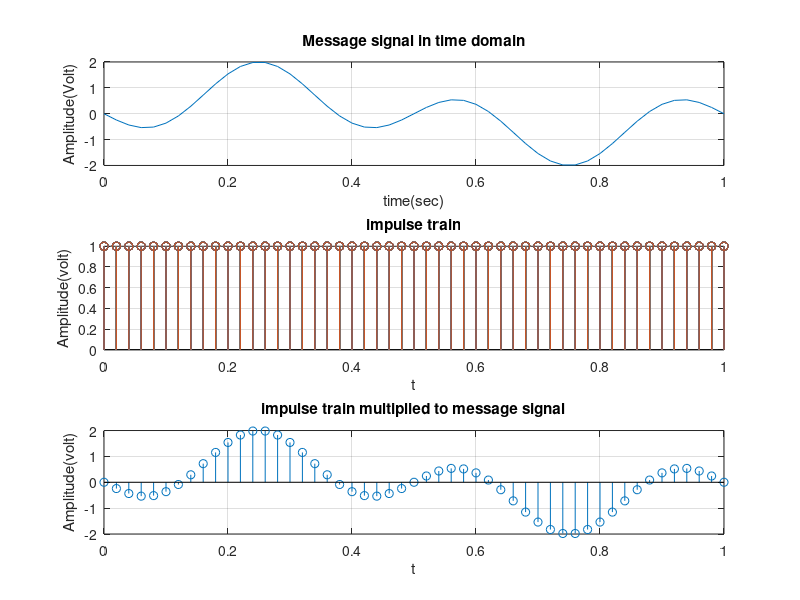

Write MATLAB code to recreate this figure.
% question1(b)
clc;
close all;

% message signal
Am =1;   
fm1 = 1; 
fm2 = 3; 
t=0:0.02:1;
ym = Am*(sin(2*pi*fm1*t)-sin(2*pi*fm2*t));   
figure(1);
subplot(3,1,1);
plot(t,ym);  
title("Message signal in time domain");
xlabel("time(sec)");
ylabel("Amplitude(Volt)");
grid on;

% impulse train 
t = 0:0.02:1;
y = ones(length(t));
subplot(3,1,2);
stem(t,y);
title("impulse train");
xlabel("t");
ylabel("Amplitude(volt)");
grid on;

% sampling
gs= ym.*y;
subplot(3,1,3);
stem(t,ym);
title("impulse train multiplied to message signal");
xlabel("t");
ylabel("Amplitude(volt)");
grid on;
